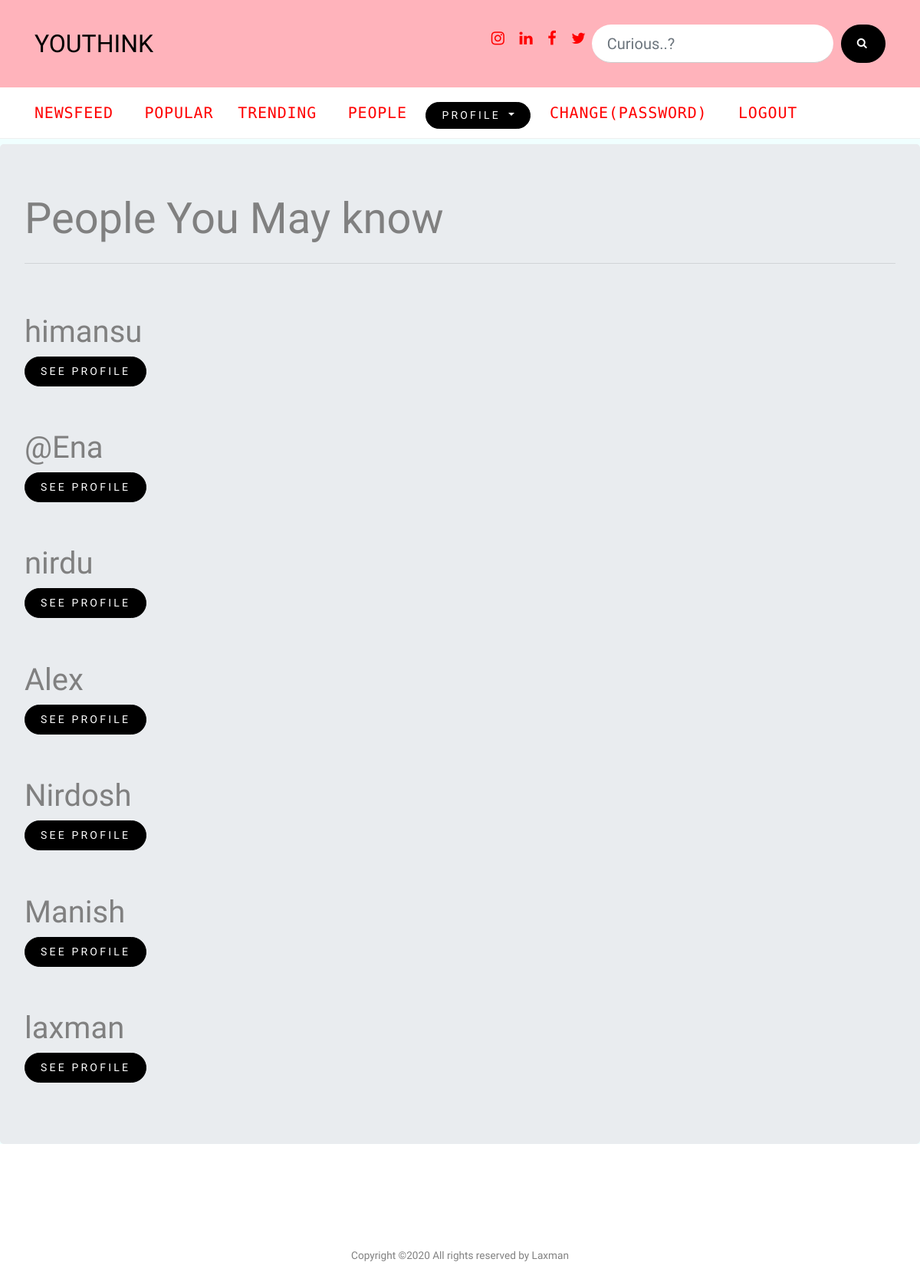
Screenshot of /mayknow/ (signed in) with the database file from the repository.
### User/models.py (models this page shows, shortened)
class Profile(models.Model):
    user = models.OneToOneField(User,on_delete=models.CASCADE)
    following = models.ManyToManyField(User,related_name='following',blank = True)
    bio = models.TextField(default='no bio submitted..')
    photo = models.ImageField(upload_to= 'Profile_pic', blank = True)
    updated = models.DateTimeField(auto_now=True)
    created = models.DateTimeField(auto_now_add=True)
    def __str__(self):
        return str(self.user.username)
    class Meta:
        ordering = ('-created',)

### User/views.py (the view)
# urls.py: path('mayknow/', views.ProfileListView.as_view(), name='mayknow'),
class ProfileListView(ListView):
    model = Profile
    template_name = 'User/personYouMayKnow.html'
    context_object_name = 'profiles'
    def get_queryset(self):
        return Profile.objects.all().exclude(user=self.request.user)

### User/templates/User/personYouMayKnow.html (shortened to what this page needs)
{% extends 'User/base.html' %}
{% load static %}
  {% block content %}
  <div class="jumbotron">
    <h1 class="display-4">People You May know</h1>
    <hr class="my-4">
    {% for profile in profiles %}
    <br>
    <p>
      <h1>{{profile}}</h1>
      <a  href="{% url 'profile-detail' profile.pk %}" class="btn btn-primary btn-lg" href="#" role="button">see profile</a>
    </p>
    {% endfor %}
  </div>
  {% endblock %}

### static/css/style.css (style rules this page uses)
html { overflow-x: hidden; }
body { line-height: 1.7; color: gray; font-weight: 300; font-size: .9rem; }
a { -webkit-transition: .3s all ease; -o-transition: .3s all ease; transition: .3s all ease; }
h1, h2, h3, h4, h5, .h1, .h2, .h3, .h4, .h5 { font-family: "Cabin", -apple-system, BlinkMacSystemFont, "Segoe UI", Roboto, "Helvetica Neue", Arial, sans-serif, "Apple Color Emoji", "Segoe UI Emoji", "Segoe UI Symbol", "Noto Color Emoji"; }
.btn { text-transform: uppercase; font-size: 14px; letter-spacing: .2rem; font-family: "Cabin", -apple-system, BlinkMacSystemFont, "Segoe UI", Roboto, "Helvetica Neue", Arial, sans-serif, "Apple Color Emoji", "Segoe UI Emoji", "Segoe UI Symbol", "Noto Color Emoji"; }
.btn { border-radius: 30px; background: #000; padding-left: 20px; padding-right: 20px; border-color: #000; color: #fff; }

### rows the page displays
Profile: user.username "himansu"
Profile: user.username "@Ena"
Profile: user.username "nirdu"
Profile: user.username "Alex"
Profile: user.username "Nirdosh"
Profile: user.username "Manish"
Profile: user.username "laxman"
